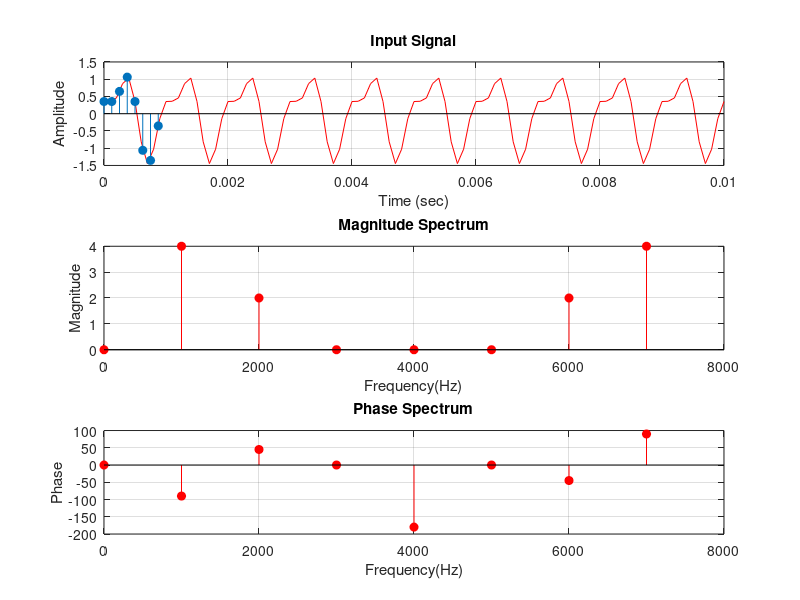

Here is the MATLAB script that generated this plot:
%Study the DFT using MATLAB
clear all;
close all;
clc;
t=0:0.0001:10e-3;
xt=sin(2*pi*1000*t)+0.5*sin(2*pi*2000*t+(3*pi/4));
N=8; %8-point dft
n=0:N-1; %range
Fs=8000;
Ts=1/Fs;
xn=sin(2*pi*1000*n*Ts)+0.5*sin(2*pi*2000*n*Ts+(3*pi/4));
t1=n.*Ts;
subplot(3,1,1);
plot(t,xt,'r');
hold on;
stem(t1,xn,'filled');
xlabel('Time (sec)');
ylabel('Amplitude');
title('Input Signal');
grid
xk=zeros(1,N);
tic
for k=0:N-1
    for n=0:N-1
        xk(k+1)=xk(k+1)+(xn(n+1)*exp((-j)*2*pi*k*n/N));
    end
end
toc
magnitude=abs(xk);
k=0:N-1;
Df=Fs/N;
Fk=k*Df;
subplot(3,1,2);
stem(Fk,magnitude,'filled','r');
xlabel('Frequency(Hz)');
ylabel('Magnitude');
xlim([0 Fs]);
title ('Magnitude Spectrum');
grid
phase=angle(round(xk));
phase=(phase.*180)/pi;
subplot(3,1,3);
stem(Fk,phase,'filled','r');
xlabel('Frequency(Hz)');
ylabel('Phase');
xlim([0 Fs]);
title('Phase Spectrum');
grid


